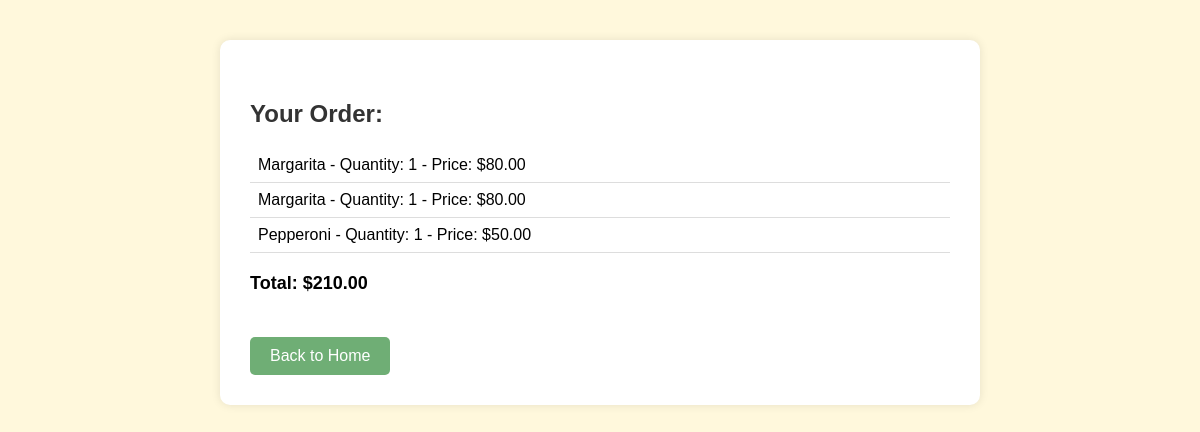
Page /confirmation/23/ on the committed database.
### Pizza_App/models.py (models this page shows, shortened)
class OrderPizza(models.Model):
    order = models.ForeignKey(Order, on_delete=models.CASCADE)
    pizza = models.ForeignKey(Pizza, on_delete=models.CASCADE)
    quantity = models.PositiveIntegerField(default=1)
    price_at_time = models.DecimalField(max_digits=6, decimal_places=2)

class Pizza(models.Model):
        name = models.CharField(max_length=100)
        description = models.TextField()
        price = models.DecimalField(max_digits=6, decimal_places=2)
        image = models.ImageField(upload_to='pizzas/')

### Pizza_App/views.py (the view)
# urls.py: path('confirmation/<int:order_id>/', order_confirmation, name='confirmation'),
def order_confirmation(request, order_id):
    order = get_object_or_404(Order, id=order_id)
    order_items = order.orderpizza_set.select_related('pizza').all()
    total = sum(item.price_at_time * item.quantity for item in order_items)
    return render(request, 'confirmation.html', {
        'order': order,
        'order_items': order_items,
        'total': total,
        'customer': order.customer,
    })

### Pizza_App/templates/confirmation.html (shortened to what this page needs)
<!DOCTYPE html>
<html lang="en">
<head>
</head>
<body>
    <div class="container">
        <h2>Your Order:</h2>
        {% if order_items %}
            <ul>
                {% for item in order_items %}
                    <li>
                        {% if item.pizza %}
                            {{ item.pizza.name }}
                        {% else %}
                            (no pizza)
                        {% endif %}
                        - Quantity: {{ item.quantity }}
                        - Price: ${{ item.price_at_time }}
                    </li>
                {% endfor %}
            </ul>
        {% else %}
            <p>No items in your order.</p>
        {% endif %}
        <p class="total">Total: ${{ total }}</p>
        <a href="/">Back to Home</a>
    </div>
</body>
</html>

### Pizza_App/templates/confirmation.html (style rules this page uses)
body { font-family: Arial, sans-serif; background-color: #fff8dc; margin: 0; padding: 0; }
.container { max-width: 700px; margin: 40px auto; background-color: #ffffff; padding: 30px; border-radius: 10px; box-shadow: 0 0 10px rgba(0, 0, 0, 0.1); }
h2 { margin-top: 30px; color: #333; }
ul { list-style-type: none; padding-left: 0; }
li { padding: 8px; border-bottom: 1px solid #ddd; }
.total { font-weight: bold; margin-top: 20px; font-size: 18px; }
a { display: inline-block; margin-top: 25px; padding: 10px 20px; background-color: #6fae75; color: white; text-decoration: none; border-radius: 5px; text-align: center; }

### rows in the picture
OrderPizza: pizza.name "Margarita", quantity "1", price_at_time "80.00"
OrderPizza: pizza.name "Margarita", quantity "1", price_at_time "80.00"
OrderPizza: pizza.name "Pepperoni", quantity "1", price_at_time "50.00"

### other values in the picture
{{ total }} "210.00"
